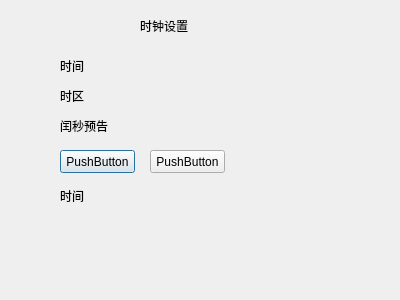
<?xml version="1.0" encoding="UTF-8"?>
<ui version="4.0">
 <class>Dialog</class>
 <widget class="QDialog" name="Dialog">
  <property name="geometry">
   <rect>
    <x>0</x>
    <y>0</y>
    <width>400</width>
    <height>300</height>
   </rect>
  </property>
  <property name="windowTitle">
   <string>Dialog</string>
  </property>
  <widget class="QLabel" name="label">
   <property name="geometry">
    <rect>
     <x>140</x>
     <y>20</y>
     <width>54</width>
     <height>12</height>
    </rect>
   </property>
   <property name="text">
    <string>时钟设置</string>
   </property>
  </widget>
  <widget class="QLabel" name="label_2">
   <property name="geometry">
    <rect>
     <x>60</x>
     <y>60</y>
     <width>54</width>
     <height>12</height>
    </rect>
   </property>
   <property name="text">
    <string>时间</string>
   </property>
  </widget>
  <widget class="QLabel" name="label_3">
   <property name="geometry">
    <rect>
     <x>60</x>
     <y>90</y>
     <width>54</width>
     <height>12</height>
    </rect>
   </property>
   <property name="text">
    <string>时区</string>
   </property>
  </widget>
  <widget class="QLabel" name="label_4">
   <property name="geometry">
    <rect>
     <x>60</x>
     <y>120</y>
     <width>54</width>
     <height>12</height>
    </rect>
   </property>
   <property name="text">
    <string>闰秒预告</string>
   </property>
  </widget>
  <widget class="QLabel" name="label_6">
   <property name="geometry">
    <rect>
     <x>60</x>
     <y>190</y>
     <width>54</width>
     <height>12</height>
    </rect>
   </property>
   <property name="text">
    <string>时间</string>
   </property>
  </widget>
  <widget class="QPushButton" name="pushButton">
   <property name="geometry">
    <rect>
     <x>60</x>
     <y>150</y>
     <width>75</width>
     <height>23</height>
    </rect>
   </property>
   <property name="styleSheet">
    <string notr="true">image: url(:/add.png);</string>
   </property>
   <property name="text">
    <string>PushButton</string>
   </property>
  </widget>
  <widget class="QPushButton" name="pushButton_2">
   <property name="geometry">
    <rect>
     <x>150</x>
     <y>150</y>
     <width>75</width>
     <height>23</height>
    </rect>
   </property>
   <property name="text">
    <string>PushButton</string>
   </property>
  </widget>
 </widget>
 <resources/>
 <connections/>
</ui>
